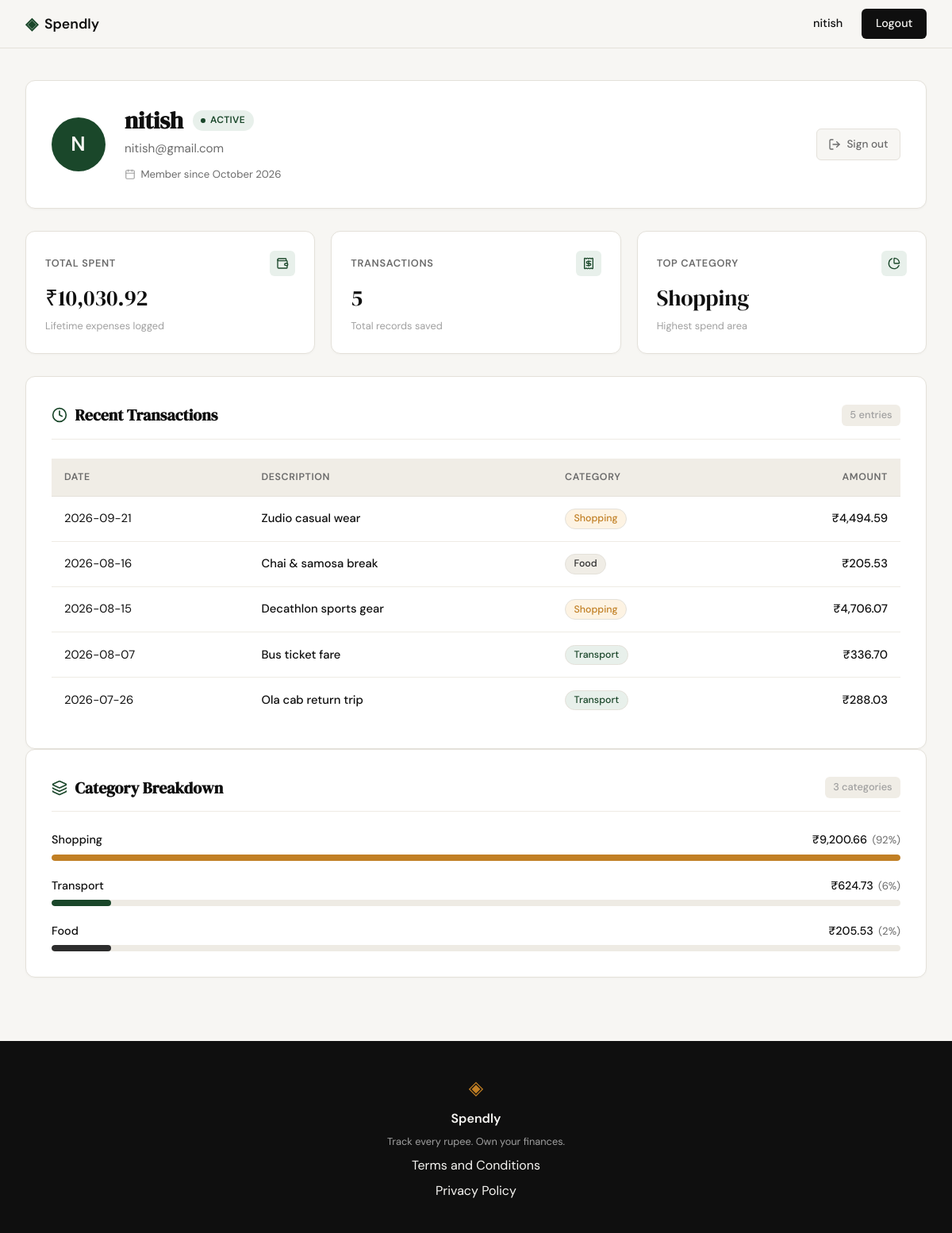
Page /profile (signed in) on the committed database.
### tables this page shows
CREATE TABLE users (
            id            INTEGER PRIMARY KEY AUTOINCREMENT,
            name          TEXT    NOT NULL,
            email         TEXT    UNIQUE NOT NULL,
            password_hash TEXT    NOT NULL,
            created_at    TEXT    DEFAULT (datetime('now'))
        );

CREATE TABLE expenses (
            id          INTEGER PRIMARY KEY AUTOINCREMENT,
            user_id     INTEGER NOT NULL REFERENCES users(id),
            amount      REAL    NOT NULL,
            category    TEXT    NOT NULL,
            date        TEXT    NOT NULL,
            description TEXT,
            created_at  TEXT    DEFAULT (datetime('now'))
        );

### app.py (the view)
@app.route("/profile")
def profile():
    user_id = session.get("user_id")
    if not user_id:
        return redirect(url_for("login"))
    db = get_db()
    try:
        row = db.execute(
            "SELECT id, name, email, created_at FROM users WHERE id = ?",
            (user_id,),
        ).fetchone()
        if not row:
            session.clear()
            return redirect(url_for("login"))
        names = row["name"].strip().split()
        initials = "".join([n[0].upper() for n in names[:2]]) if names else "U"
        try:
            raw = row["created_at"].split(".")[0]
            member_since = datetime.strptime(raw, "%Y-%m-%d %H:%M:%S").strftime("%B %Y")
        except Exception:
            member_since = row["created_at"][:7] if row["created_at"] else "N/A"
        user = {
            "name": row["name"],
            "email": row["email"],
            "member_since": member_since,
            "initials": initials,
        }
        stats_row = db.execute(
            """SELECT COUNT(*) AS total_count,
                      COALESCE(SUM(amount), 0) AS total_spent
               FROM expenses WHERE user_id = ?""",
            (user_id,),
        ).fetchone()
        total_count = stats_row["total_count"]
        total_spent = stats_row["total_spent"]
        top_cat_row = db.execute(
            """SELECT category, SUM(amount) AS cat_total
               FROM expenses WHERE user_id = ?
               GROUP BY category ORDER BY cat_total DESC LIMIT 1""",
            (user_id,),
        ).fetchone()
        top_category = top_cat_row["category"] if top_cat_row else "—"
        stats = {
            "total_spent": total_spent,
            "transaction_count": total_count,
            "top_category": top_category,
        }
        tx_rows = db.execute(
            """SELECT date, description, category, amount
               FROM expenses WHERE user_id = ?
               ORDER BY date DESC, id DESC LIMIT 5""",
            (user_id,),
        ).fetchall()
        recent_transactions = [
            {"date": r["date"], "description": r["description"],
             "category": r["category"], "amount": r["amount"]}
            for r in tx_rows
        ]
        cat_rows = db.execute(
            """SELECT category, SUM(amount) AS cat_total
               FROM expenses WHERE user_id = ?
               GROUP BY category ORDER BY cat_total DESC""",
            (user_id,),
        ).fetchall()
        def _bar_class(pct):
            thresholds = [7, 13, 15, 26, 34, 50, 65, 80, 100]
            labels     = [7, 13, 15, 26, 34, 50, 65, 80, 100]
            for t in thresholds:
                if pct <= t:
                    return f"bar-w-{t}"
            return "bar-w-100"
        category_breakdown = []
        for r in cat_rows:
            pct = round((r["cat_total"] / total_spent * 100)) if total_spent else 0
            category_breakdown.append({
                "category": r["category"],
                "amount": r["cat_total"],
                "percentage": pct,
                "css_class": _bar_class(pct),
            })
    finally:
        db.close()
    return render_template(
        "profile.html",
        user=user,
        stats=stats,
        transactions=recent_transactions,
        categories=category_breakdown,
    )

### database/db.py (called while the page is built)
def get_db():
    conn = sqlite3.connect(os.path.abspath(_DB_PATH))
    conn.row_factory = sqlite3.Row
    conn.execute("PRAGMA foreign_keys = ON")
    return conn

### templates/profile.html (shortened to what this page needs)
{% extends "base.html" %}
{% block content %}
<section class="profile-section">
    <div class="profile-container">
        <div class="profile-header-card">
            <div class="profile-avatar">{{ user.initials }}</div>
            <div class="profile-header-info">
                <div class="profile-title-row">
                    <h1 class="profile-name">{{ user.name }}</h1>
                    <span class="profile-status-pill">
                        <span class="status-dot"></span>
                        Active
                    </span>
                </div>
                <p class="profile-email">{{ user.email }}</p>
                <div class="profile-badge">
                    <i data-lucide="calendar" class="badge-icon"></i>
                    <span>Member since {{ user.member_since }}</span>
                </div>
            </div>
            <div class="profile-header-action">
                <a href="{{ url_for('logout') }}" class="btn-profile-logout" title="Sign out">
                    <i data-lucide="log-out" class="action-icon"></i>
                    <span>Sign out</span>
                </a>
            </div>
        </div>
        <div class="profile-stats-grid">
            <div class="profile-stat-card">
                <div class="profile-stat-header">
                    <span class="profile-stat-label">Total Spent</span>
                    <div class="profile-stat-icon-wrap">
                        <i data-lucide="wallet" class="stat-icon"></i>
                    </div>
                </div>
                <span class="profile-stat-value">₹{{ "{:,.2f}".format(stats.total_spent) }}</span>
                <span class="profile-stat-hint">Lifetime expenses logged</span>
            </div>
            <div class="profile-stat-card">
                <div class="profile-stat-header">
                    <span class="profile-stat-label">Transactions</span>
                    <div class="profile-stat-icon-wrap">
                        <i data-lucide="receipt" class="stat-icon"></i>
                    </div>
                </div>
                <span class="profile-stat-value">{{ stats.transaction_count }}</span>
                <span class="profile-stat-hint">Total records saved</span>
            </div>
            <div class="profile-stat-card">
                <div class="profile-stat-header">
                    <span class="profile-stat-label">Top Category</span>
                    <div class="profile-stat-icon-wrap">
                        <i data-lucide="pie-chart" class="stat-icon"></i>
                    </div>
                </div>
                <span class="profile-stat-value">{{ stats.top_category }}</span>
                <span class="profile-stat-hint">Highest spend area</span>
            </div>
        </div>
        <div class="profile-main-grid">
            <div class="profile-card profile-card-transactions">
                <div class="profile-card-header">
                    <div class="card-header-left">
                        <i data-lucide="clock" class="card-header-icon"></i>
                        <h2 class="profile-card-title">Recent Transactions</h2>
                    </div>
                    <span class="profile-badge-count">{{ transactions|length }} entries</span>
                </div>
                <div class="table-responsive">
                    <table class="profile-table">
                        <thead>
                            <tr>
                                <th>Date</th>
                                <th>Description</th>
                                <th>Category</th>
                                <th class="text-right">Amount</th>
                            </tr>
                        </thead>
                        <tbody>
                            {% for tx in transactions %}
                            <tr>
                                <td class="tabular text-muted">{{ tx.date }}</td>
                                <td class="font-medium">{{ tx.description }}</td>
                                <td>
                                    <span class="category-badge badge-{{ tx.category|lower }}">
                                        {{ tx.category }}
                                    </span>
                                </td>
                                <td class="tabular font-medium text-right">₹{{ "{:,.2f}".format(tx.amount) }}</td>
                            </tr>
                            {% endfor %}
                        </tbody>
                    </table>
                </div>
            </div>
            <div class="profile-card profile-card-breakdown">
                <div class="profile-card-header">
                    <div class="card-header-left">
                        <i data-lucide="layers" class="card-header-icon"></i>
                        <h2 class="profile-card-title">Category Breakdown</h2>
                    </div>
                    <span class="profile-badge-count">{{ categories|length }} categories</span>
                </div>
                <div class="category-breakdown-list">
                    {% for cat in categories %}
                    <div class="breakdown-item">
                        <div class="breakdown-info">
                            <span class="breakdown-name font-medium">{{ cat.category }}</span>
                            <div class="breakdown-figures">
                                <span class="breakdown-amount tabular">₹{{ "{:,.2f}".format(cat.amount) }}</span>
                                <span class="breakdown-percentage tabular">({{ cat.percentage }}%)</span>
                            </div>
                        </div>
                        <div class="breakdown-bar-track">
                            <div class="breakdown-bar-fill bar-fill-{{ cat.category|lower }} {{ cat.css_class }}"></div>
                        </div>
                    </div>
                    {% endfor %}
                </div>
            </div>
        </div>
    </div>
</section>
{% endblock %}

### templates/base.html (shortened to what this page needs)
<!DOCTYPE html>
<html lang="en">
<head>
    <link rel="stylesheet" href="{{ url_for('static', filename='css/style.css') }}">
</head>
<body>
    <nav class="navbar">
        <div class="nav-inner">
            <a href="{{ url_for('landing') }}" class="nav-brand">
                <span class="brand-icon">◈</span>
                <span class="brand-name">Spendly</span>
            </a>
            <div class="nav-links">
                {% if session.get('user_id') %}
                <a href="{{ url_for('profile') }}" class="nav-user">{{ session.get('user_name', 'Profile') }}</a>
                <a href="{{ url_for('logout') }}" class="nav-cta">Logout</a>
                {% else %}
                <a href="{{ url_for('login') }}">Sign in</a>
                <a href="{{ url_for('register') }}" class="nav-cta">Get started</a>
                {% endif %}
            </div>
        </div>
    </nav>
    <main class="main-content">
        {% block content %}{% endblock %}
    </main>
    <footer class="footer">
        <div class="footer-inner">
            <span class="brand-icon">◈</span>
            <span class="footer-name">Spendly</span>
            <p class="footer-copy">Track every rupee. Own your finances.</p>
            <a href="/terms">Terms and Conditions</a>
            <a href="/privacy">Privacy Policy</a>
        </div>
    </footer>
</body>
</html>

### rows in the picture
users: get "nitish", name "nitish", email "nitish@gmail.com"
expenses: date "2026-09-21", description "Zudio casual wear", category "Shopping", amount "4,494.59"
expenses: date "2026-08-16", description "Chai & samosa break", category "Food", amount "205.53", percentage "2"
expenses: date "2026-08-15", description "Decathlon sports gear", category "Shopping", amount "4,706.07"
expenses: date "2026-08-07", description "Bus ticket fare", category "Transport", amount "336.70"
expenses: date "2026-07-26", description "Ola cab return trip", category "Transport", amount "288.03"

### other values in the picture
{{ user.initials }} "N"
{{ user.member_since }} "October 2026"
{{ "{:,.2f}".format(stats.total_spent) }} "10,030.92"
{{ stats.transaction_count }} "5"
{{ stats.top_category }} "Shopping"
{{ transactions|length }} "5"
{{ categories|length }} "3"
{{ cat.category }} "Shopping" "Transport"
{{ "{:,.2f}".format(cat.amount) }} "9,200.66" "624.73"
{{ cat.percentage }} "92" "6"
